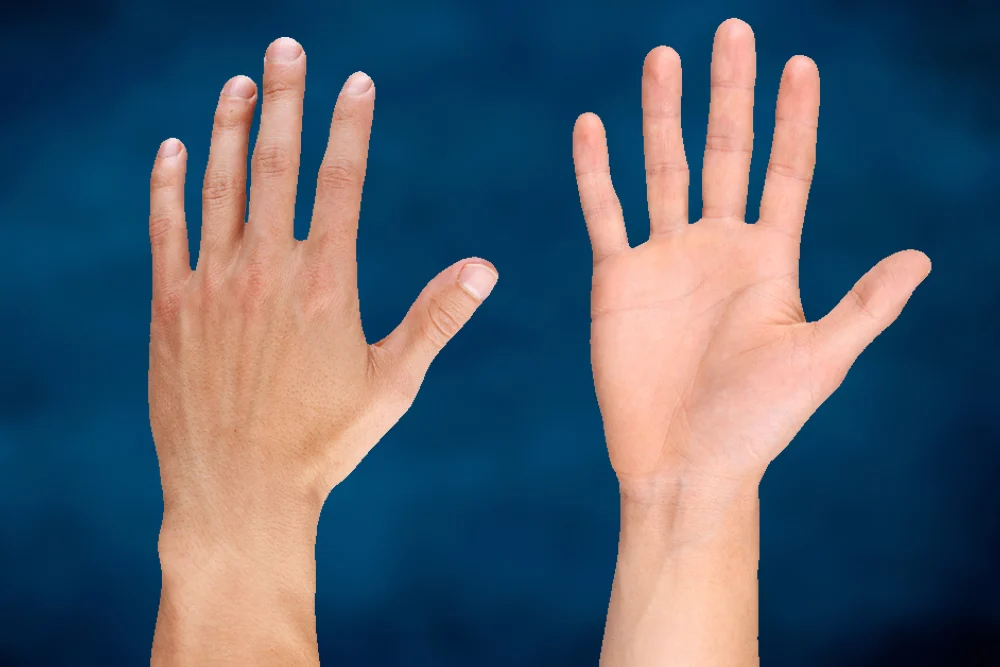
#> input picture assets/2hands.png, 1000 x 667 px
$ python tutorial2.py
#> lines starting #> are read from the running program, lines starting #| are printed output that depends on the picture; after the words box and inside, x2 and y2 are one past the last pixel; in counts of white or black regions, pixels touching at a corner belong together
import cv2
import random as rd

img = cv2.imread('assets/2hands.png', cv2.IMREAD_COLOR)
#> img is the input picture: shape (667, 1000, 3); mean B, G, R 108.5, 92.9, 79.1
img = cv2.resize(img, [0,0], fx=.5, fy=.5)
#> img: shape (334, 500, 3)
# img = cv2.rotate(img, cv2.cv2.ROTATE_90_CLOCKWISE)

for i in range(100):
    for j in range(img.shape[1]):
        img[i][j] = [rd.randrange(255),rd.randrange(255),rd.randrange(255)]
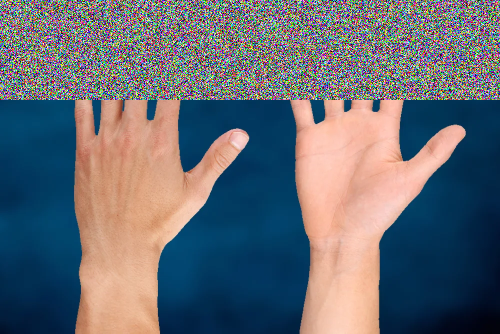
#> img: shape (334, 500, 3); mean B, G, R 115.5, 107.6, 102.9

copy = img[50:150, 300:400]
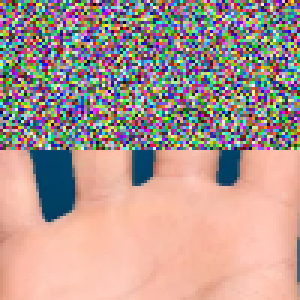
#> copy: shape (100, 100, 3) (shown 3 times larger); mean B, G, R 143.8, 150.4, 175.3
img[200:300, 200:300] = copy
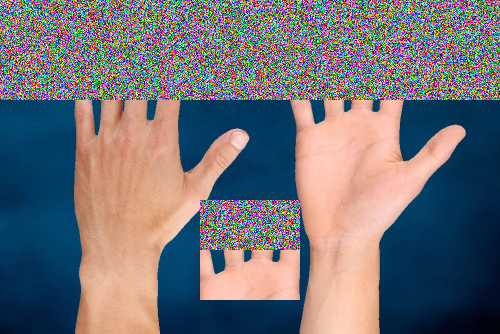
#> img: shape (334, 500, 3); 5.99% of pixels changed, all inside (x1, y1, x2, y2) = (200, 200, 300, 300)

cv2.imshow('2hands', img)
cv2.waitKey(0)
cv2.destroyAllWindows()
